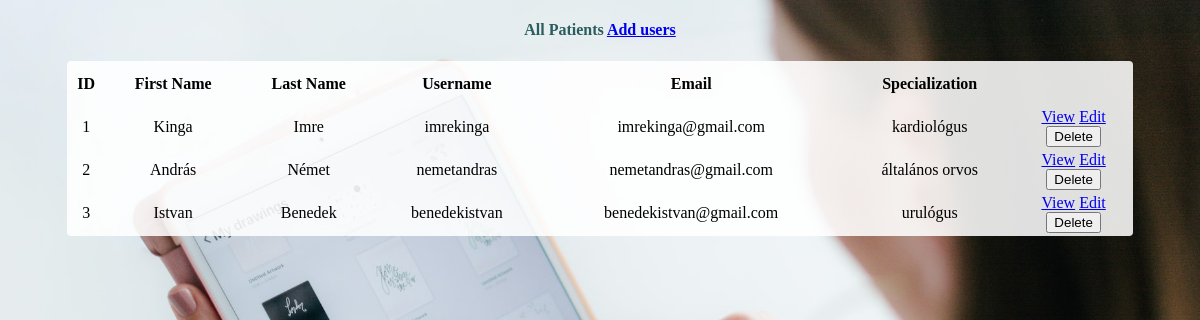
The app's page /doctors.php with its own data.
### tables this page shows
CREATE TABLE doctors(
    `doctor_id` int(10) NOT NULL AUTO_INCREMENT,
    `d_first_name` varchar(100) NOT NULL,
    `d_last_name` varchar(100) NOT NULL,
    `d_username` varchar(100) NOT NULL,
    `d_email` varchar(100) NOT NULL,
    `d_password` varchar(100) NOT NULL,
    `specialization` varchar(100) NOT NULL,
    PRIMARY KEY (`doctor_id`)
);

### doctors.php (the view, shortened to what this page needs)
<?php
require './database/code.php';
?>
<!doctype html>
<html lang="en">
<head>
    <link rel="stylesheet" href="./assets/styles/general.css">
</head>
<body>
    <div class="">
        <h4>All Patients
            <a href="user-create.php" class="">Add users</a>
        </h4>
        <div class="">
            <div class="">
                <table class="">
                    <thead>
                        <tr>
                            <th>ID</th>
                            <th>First Name</th>
                            <th>Last Name</th>
                            <th>Username</th>
                            <th>Email</th>
                            <th>Specialization</th>
                        </tr>
                    </thead>
                    <tbody>
                        <?php
                        $query = "SELECT * FROM doctors";
                        $query_run = mysqli_query($con, $query);
                        if (mysqli_num_rows($query_run) > 0) {
                            foreach ($query_run as $user) {
                                ?>
                                <tr>
                                    <td>
                                        <?= $user['doctor_id']; ?>
                                    </td>
                                    <td>
                                        <?= $user['d_first_name']; ?>
                                    </td>
                                    <td>
                                        <?= $user['d_last_name']; ?>
                                    </td>
                                    <td>
                                        <?= $user['d_username']; ?>
                                    </td>
                                    <td>
                                        <?= $user['d_email']; ?>
                                    </td>
                                    <td>
                                        <?= $user['specialization']; ?>
                                    </td>
                                    <td>
                                        <a href="user-view.php?id=<?= $user['doctor_id']; ?>" class="">View</a>
                                        <a href="user-edit.php?id=<?= $user['doctor_id']; ?>" class="">Edit</a>
                                        <form action="code.php" method="POST" class="d-inline">
                                            <button type="submit" name="delete_user" value="<?= $user['doctor_id']; ?>"
                                                class="">Delete</button>
                                        </form>
                                    </td>
                                </tr>
                                <?php
                            }
                        } else {
                            echo "<h5> No Record Found </h5>";
                        }
                        ?>
                    </tbody>
                </table>
            </div>
        </div>
    </div>
</body>
</html>

### assets/styles/general.css (style rules this page uses)
:root { --primary: rgb(81, 146, 148); --secondary: rgb(116, 124, 199); --title: rgb(43, 92, 94); --bgColor: rgba(255, 255, 255, 0.507); --transparent: rgba(255, 255, 255, 0.87); }
body { height: 100vh; background-image: url('../img/header1.jpg'); background-size: cover; background-repeat: no-repeat; background-attachment: fixed; background-position: center; }
table { background-color: var(--transparent); width: 90%; margin: 0 auto; border-radius: 4px; box-shadow: 0, 20px, 20px, 0; box-shadow: 20px; text-align: center; }
th { height: 40px; }
td { height: 30px; }
h1, h2, h3, h4, h5, h6 { text-align: center; color: var(--title); }

### records on screen
doctors: doctor_id "1", d_first_name "Kinga", d_last_name "Imre", d_username "imrekinga", d_email "imrekinga@gmail.com", specialization "kardiológus"
doctors: doctor_id "2", d_first_name "András", d_last_name "Német", d_username "nemetandras", d_email "nemetandras@gmail.com", specialization "általános orvos"
doctors: doctor_id "3", d_first_name "Istvan", d_last_name "Benedek", d_username "benedekistvan", d_email "benedekistvan@gmail.com", specialization "urulógus"
